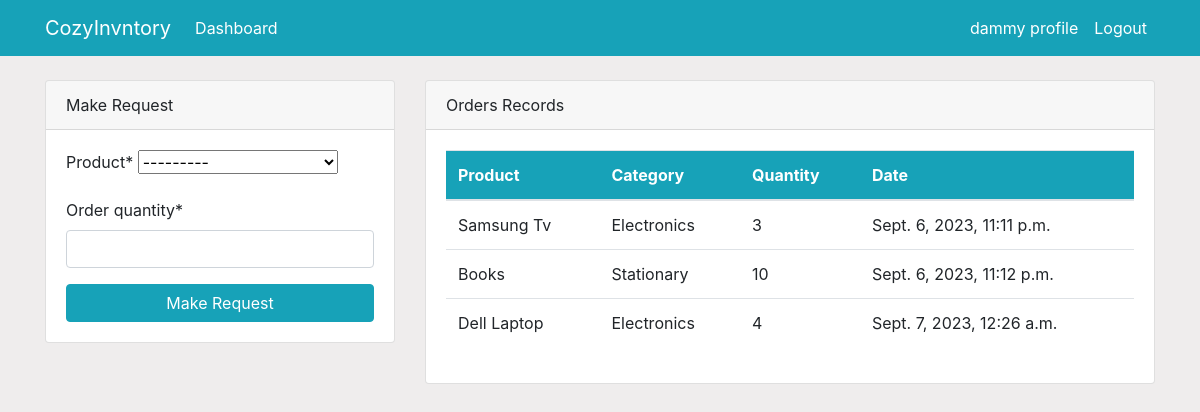
Page /dashboard/ (signed in) on the earlier database version.
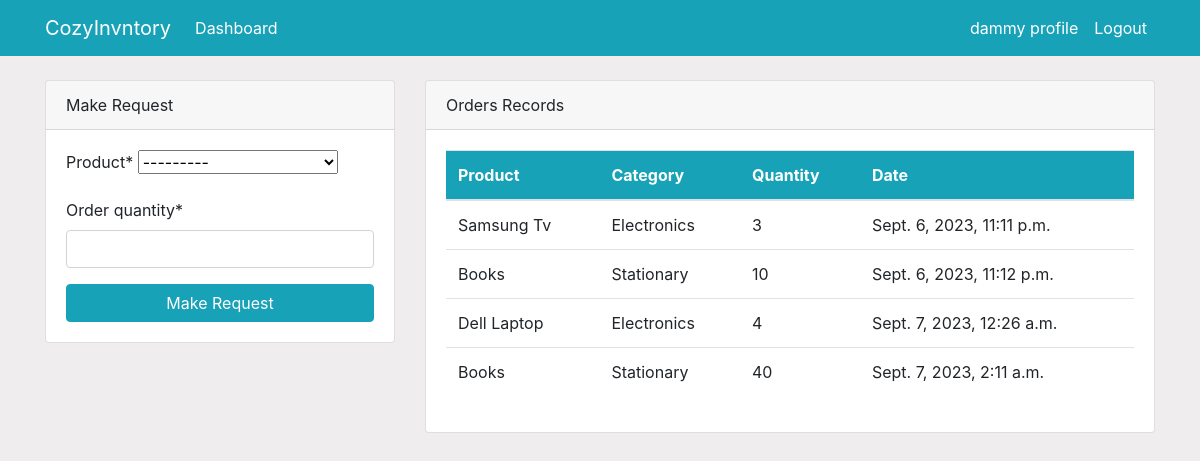
Same page on the later database version.
### dashboard/models.py (models this page shows, shortened)
class Order(models.Model):
    product = models.ForeignKey(Product, on_delete=models.CASCADE, null=True)
    staff = models.ForeignKey(User, models.CASCADE, null=True)
    order_quantity = models.PositiveIntegerField(null=True)
    date = models.DateTimeField(auto_now_add=True)
    class Meta:
        verbose_name_plural = 'Order'

class Product(models.Model):
    name = models.CharField(max_length=100, null=True)
    category = models.CharField(max_length=20, choices=CATEGORY, null=True)
    quantity = models.PositiveIntegerField(null=True)
    class Meta:
        verbose_name_plural = 'Product'
    def __str__(self):
        return f'{self.name} - {self.quantity}'

### dashboard/views.py (the view)
# urls.py: path('dashboard/', views.index, name='dashboard-index'),
@login_required
def index(request):
    orders=Order.objects.all()
    products=Product.objects.all()
    staffs=User.objects.all()
    if request.method == "POST":
        form = OrderForm(request.POST)
        if form.is_valid():
            instance = form.save(commit=False)
            instance.staff =  request.user  #assigning a user to the request made
            instance.save()
            return redirect('dashboard-index')
    else:
        form = OrderForm()
    count_order=orders.count()
    count_product=products.count()
    count_staff=staffs.count()
    context={
        'orders':orders,
        'form':form,
        'products':products,
        'count_order':count_order,
        'count_product':count_product,
        'count_staff':count_staff,
    }
    return render(request, 'dashboard/index.html', context)

### dashboard/forms.py
class OrderForm(forms.ModelForm):
    class Meta:
        model= Order
        fields =['product', 'order_quantity']

### templates/dashboard/index.html (shortened to what the changed rows need)
{% extends 'partials/base.html' %}
{% block content %}
    {% if user.is_authenticated and user.is_staff and user.is_superuser%}
    {% include 'partials/topnav.html' %}
        <div class="container">
            <div class="row my-5">
                <div class="col-md-6 my-2">
                    <div class="bg-white">
                        <canvas id="myChart1" width="400" height="300"></canvas>
                        <script>
                            const ctx1 = document.getElementById('myChart1').getContext('2d');
                            new Chart(ctx1, {
                            type: 'pie',
                            data: {
                                    labels: [{%for order in orders %} '{{order.product.name}}', {% endfor %}],
                                    datasets: [{
                                        label: 'Orders',
                                        data: [{% for order in orders%} '{{order.order_quantity}}', {% endfor %}],
                                        backgroundColor: [
                                            'rgba(255, 99, 132, 1)',
                                            'rgba(54, 162, 235, 1)',
                                            'rgba(255, 205, 86, 1)',
                                            'rgba(75, 192, 192, 1)',
                                            'rgba(153, 102, 255, 1)',
                                            'rgba(255, 159, 64, 1)',
                                            'rgba(201, 203, 207, 1)'
                                        ],
                                        borderColor: [
                                            'rgb(255, 99, 132)',
                                            'rgb(54, 162, 235)',
                                            'rgb(255, 205, 86)',
                                            'rgb(75, 192, 192)',
                                            'rgb(153, 102, 255)',
                                            'rgb(255, 159, 64)',
                                            'rgb(201, 203, 207)'
                                        ],
                                        borderWidth: 1
                                    }]
                            },
                            options: {
                                scales: {
                                y: {
                                    beginAtZero: true
                                }
                                }
                            }
                            });
                        </script>
                    </div>
                </div>
                <div class="col-md-6 my-2">
                    <div class="bg-white">
                        <canvas id="myChart" width="400" height="300"></canvas>
                        <script>
                            const ctx = document.getElementById('myChart').getContext('2d');
                            new Chart(ctx, {
                            type: 'bar',
                            data: {
                                    labels: [{% for product in products %} '{{product.name}}', {% endfor %}],
                                    datasets: [{
                                        label: 'products',
                                        data: [{% for product in products%} '{{product.quantity}}', {% endfor %}],
                                        backgroundColor: [
                                            'rgba(255, 99, 132, 1)',
                                            'rgba(54, 162, 235, 1)',
                                            'rgba(255, 205, 86, 1)',
                                            'rgba(75, 192, 192, 1)',
                                            'rgba(153, 102, 255, 1)',
                                            'rgba(255, 159, 64, 1)',
                                            'rgba(201, 203, 207, 1)'
                                        ],
                                        borderColor: [
                                            'rgb(255, 99, 132)',
                                            'rgb(54, 162, 235)',
                                            'rgb(255, 205, 86)',
                                            'rgb(75, 192, 192)',
                                            'rgb(153, 102, 255)',
                                            'rgb(255, 159, 64)',
                                            'rgb(201, 203, 207)'
                                        ],
                                        borderWidth: 1
                                    }]
                            },
                            options: {
                                scales: {
                                y: {
                                    beginAtZero: true
                                }
                                }
                            }
                            });
                        </script>
                    </div>
                </div>
            </div>
        </div>
    {%else%}
    {% include 'dashboard/staff_index.html'%}
    {%endif%}
{% endblock %}

### templates/dashboard/staff_index.html (shortened to what this page needs)
{% load crispy_forms_tags %}
<div class="container">
    <div class="row mt-4">
        <div class="col-md-4">
            <div class="card">
                <div class="card-header">
                    Make Request
                </div>
                <div class="card-body">
                    <form action="" method="POST">
                      {{form|crispy}}
                      <input class="btn btn-info btn-block" type="submit" value="Make Request">
                    </form>
                </div>
            </div>
        </div>
        <div class="col-md-8">
            <div class="card">
                <div class="card-header">
                  Orders Records
                </div>
                <div class="card-body">
                    <table class="table bg-white">
                        <thead class="bg-info text-white">
                          <tr class="text-white">
                            <th scope="col">Product</th>
                            <th scope="col">Category</th>
                            <th scope="col">Quantity</th>
                            <th scope="col">Date</th>
                          </tr>
                        </thead>
                        <tbody>
                          {% for order in orders%}
                          {% if order.staff == user%}
                          <tr>
                            <td>{{order.product.name}}</td>
                            <td>{{order.product.category}}</td>
                            <td>{{order.order_quantity}}</td>
                            <td>{{order.date}}</td>
                          </tr>
                          {% endif %}
                          {% endfor %}
                        </tbody>
                    </table>
                </div>
            </div>
        </div>
    </div>
</div>

Differences in the rows shown:
added Order: product.name "Books", product.category "Stationary", order_quantity "40", date "Sept. 7, 2023, 2:11 a.m."
